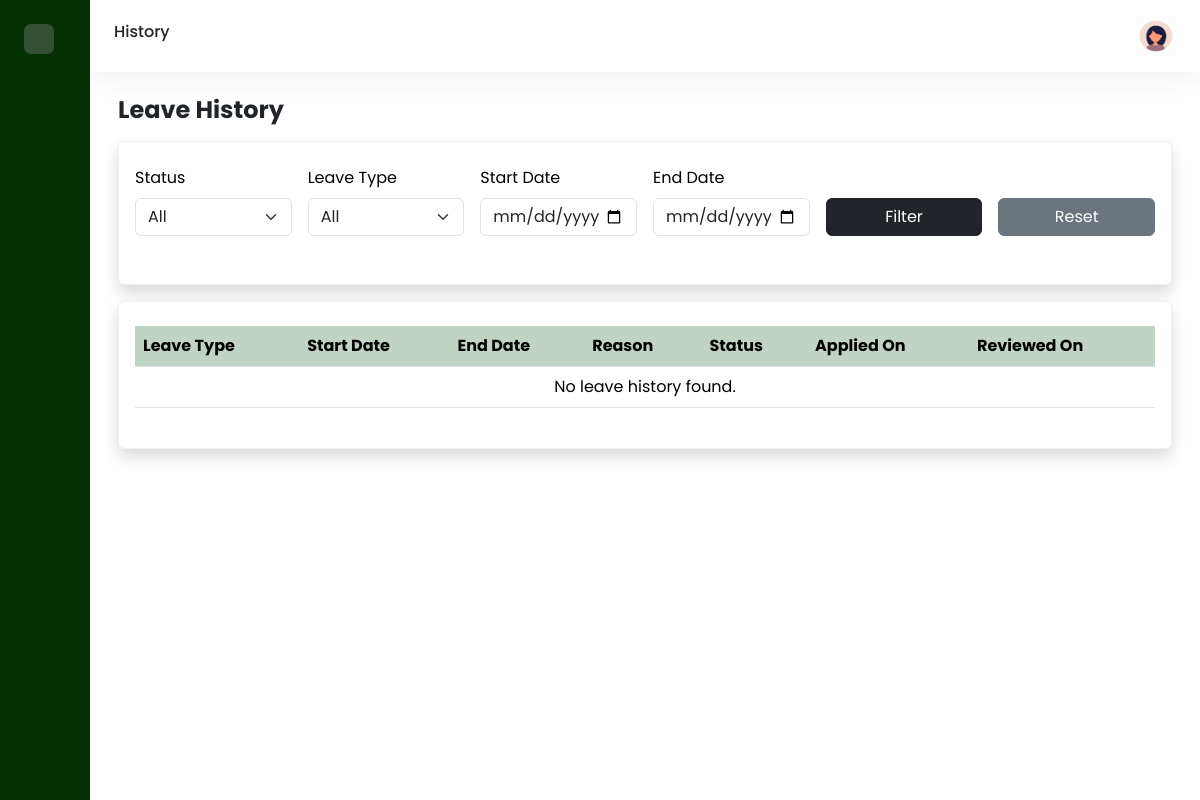
The app's page /manager/history.php (signed in), older data.
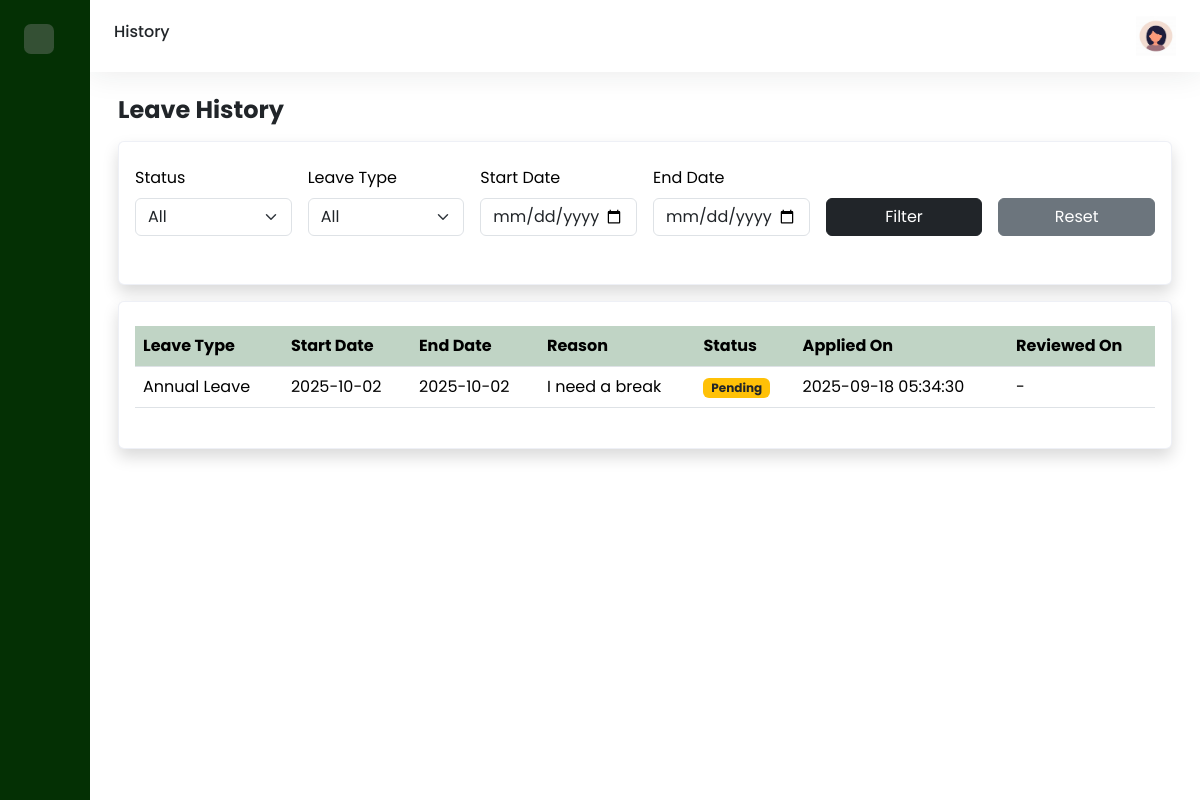
The same page, newer data.
### tables this page shows
CREATE TABLE `leave_request` (
  `request_id` int(11) NOT NULL,
  `employee_id` int(11) NOT NULL,
  `type_id` int(11) DEFAULT NULL,
  `start_date` date NOT NULL,
  `end_date` date NOT NULL,
  `leave_duration` int(11) NOT NULL,
  `reason` text DEFAULT NULL,
  `status` enum('pending','approved','rejected') NOT NULL DEFAULT 'pending',
  `request_date` timestamp NOT NULL DEFAULT current_timestamp(),
  `approved_by` int(11) DEFAULT NULL,
  `approved_on` timestamp NULL DEFAULT NULL,
  `manager_comments` text DEFAULT NULL
);

CREATE TABLE `leave_type` (
  `type_id` int(11) NOT NULL,
  `type_name` varchar(100) NOT NULL,
  `description` text DEFAULT NULL,
  `requires_approval` tinyint(1) NOT NULL DEFAULT 1,
  `default_accrualrate_perperiod` decimal(5,2) NOT NULL DEFAULT 0.00,
  `max_carryover_days` int(11) NOT NULL DEFAULT 0
);

### manager/history.php (the view, shortened to what the changed rows need)
<?php
$host = "localhost";
$db   = "leave_management";
$user = "root";
$pass = "";
$conn = new mysqli($host, $user, $pass, $db);
$employee_id = $_SESSION["employee_id"];
$query = "
    SELECT l.request_id, lt.type_name, l.start_date, l.end_date,
           l.reason, l.status, l.request_date, l.approved_on
    FROM leave_request l
    LEFT JOIN leave_type lt ON l.type_id = lt.type_id
    WHERE l.employee_id = ?
";
$filters = [];
$params = [$employee_id];
$types = "i";
$query .= " ORDER BY l.request_id DESC";
$stmt = $conn->prepare($query);
$stmt->bind_param($types, ...$params, ...$filters);
$stmt->execute();
$result = $stmt->get_result();
?>
<!DOCTYPE html>
<html>
<head>
    <link href='https://cdn.boxicons.com/fonts/basic/boxicons.min.css' rel='stylesheet'>
    <link href="https://cdn.jsdelivr.net/npm/bootstrap@5.3.7/dist/css/bootstrap.min.css" rel="stylesheet"
>
    <link rel="stylesheet" href="../assets/css/dashboard.css">
</head>
<body>
    <div class="wrapper">
            <div class="main">
                <main class="content px-3 py-4">
                    <div class="container-fluid">
                        <div class="mb-3">
                            <h2 class="fw-bold fs-4 mb-3">
                                Leave History
                            </h2>
                            <div class="row">
                                <div class="col-12">
                                    <div class="card shadow">
                                        <div class="card-body py-4">
                                            <table class="table table-hover">
                                                <thead>
                                                    <tr class="highlight">
                                                    <th scope="col">Leave Type</th>
                                                    <th scope="col">Start Date</th>
                                                    <th scope="col">End Date</th>
                                                    <th scope="col">Reason</th>
                                                    <th scope="col">Status</th>
                                                    <th scope="col">Applied On</th>
                                                    <th scope="col">Reviewed On</th>
                                                    </tr>
                                                </thead>
                                                <tbody>
                                                    <?php if ($result->num_rows > 0): ?>
                                                        <?php while ($row = $result->fetch_assoc()): ?>
                                                            <tr>
                                                                <td><?= $row['type_name'] ? htmlspecialchars($row['type_name']) : 'N/A'; ?></td>
                                                                <td><?= htmlspecialchars($row['start_date']); ?></td>
                                                                <td><?= htmlspecialchars($row['end_date']); ?></td>
                                                                <td><?= htmlspecialchars($row['reason']); ?></td>
                                                                <td>
                                                                    <?php if ($row['status'] == 'approved'): ?>
                                                                        <span class="badge bg-success">Approved</span>
                                                                    <?php elseif ($row['status'] == 'pending'): ?>
                                                                        <span class="badge bg-warning text-dark">Pending</span>
                                                                    <?php else: ?>
                                                                        <span class="badge bg-danger">Rejected</span>
                                                                    <?php endif; ?>
                                                                </td>
                                                                <td><?= htmlspecialchars($row['request_date']); ?></td>
                                                                <td><?= $row['approved_on'] ? htmlspecialchars($row['approved_on']) : '-' ?></td>
                                                            </tr>
                                                        <?php endwhile; ?>
                                                    <?php else: ?>
                                                        <tr><td colspan="7" class="text-center">No leave history found.</td></tr>
                                                    <?php endif; ?>
                                                </tbody>
                                            </table>
                                        </div>
                                    </div>
                                </div>
                            </div>
                        </div>
                    </div>
                </main>
            </div>
        </div>
</body>
</html>

Row changes from the older to the newer data that the page shows:
added leave_request: type.type_name "Annual Leave", start_date "2025-10-02", end_date "2025-10-02", reason "I need a break", status "Pending", request_date "2025-09-18 05:34:30"
Text that changed along with them:
text no longer shown: "No leave history found."
